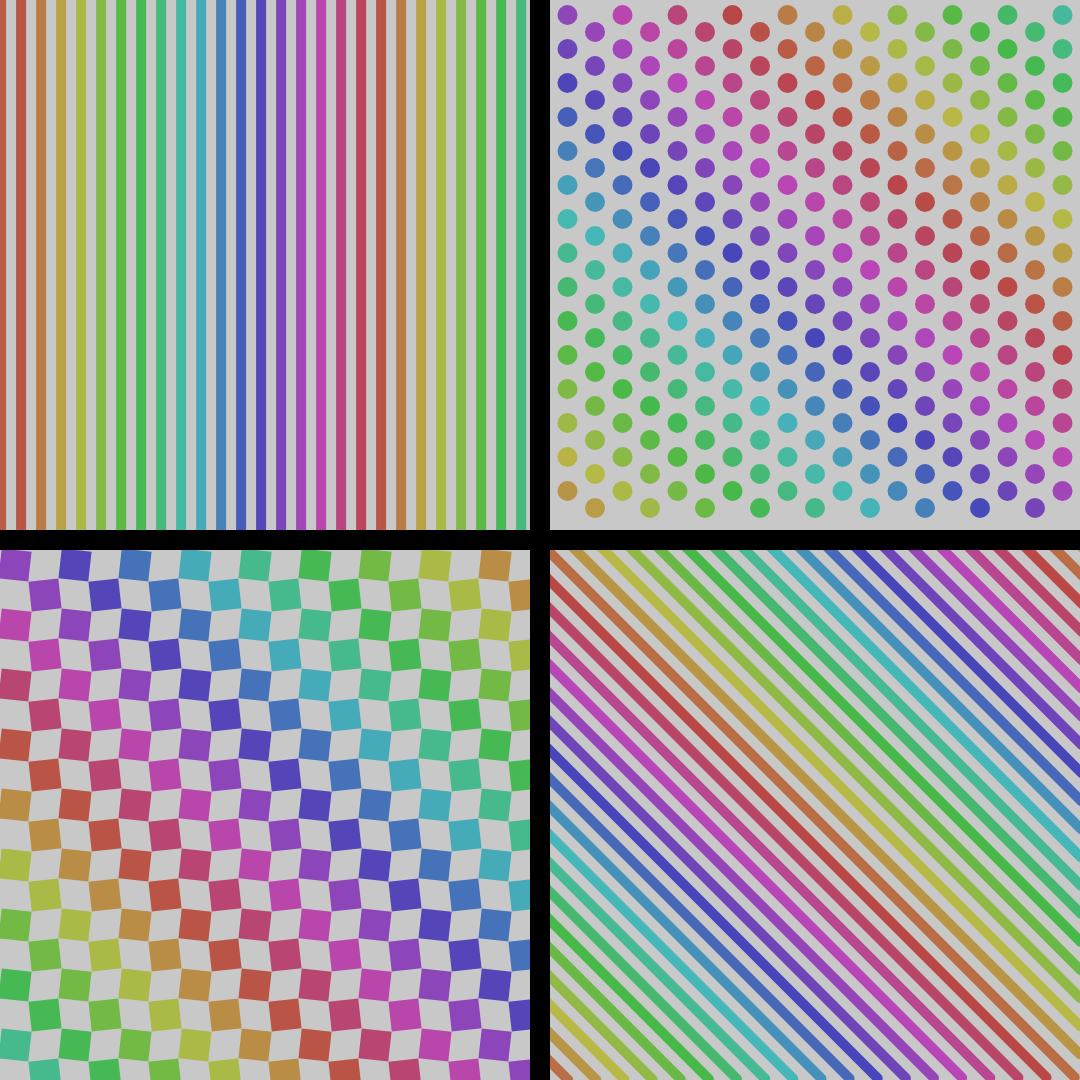
Frame 1 (no input)
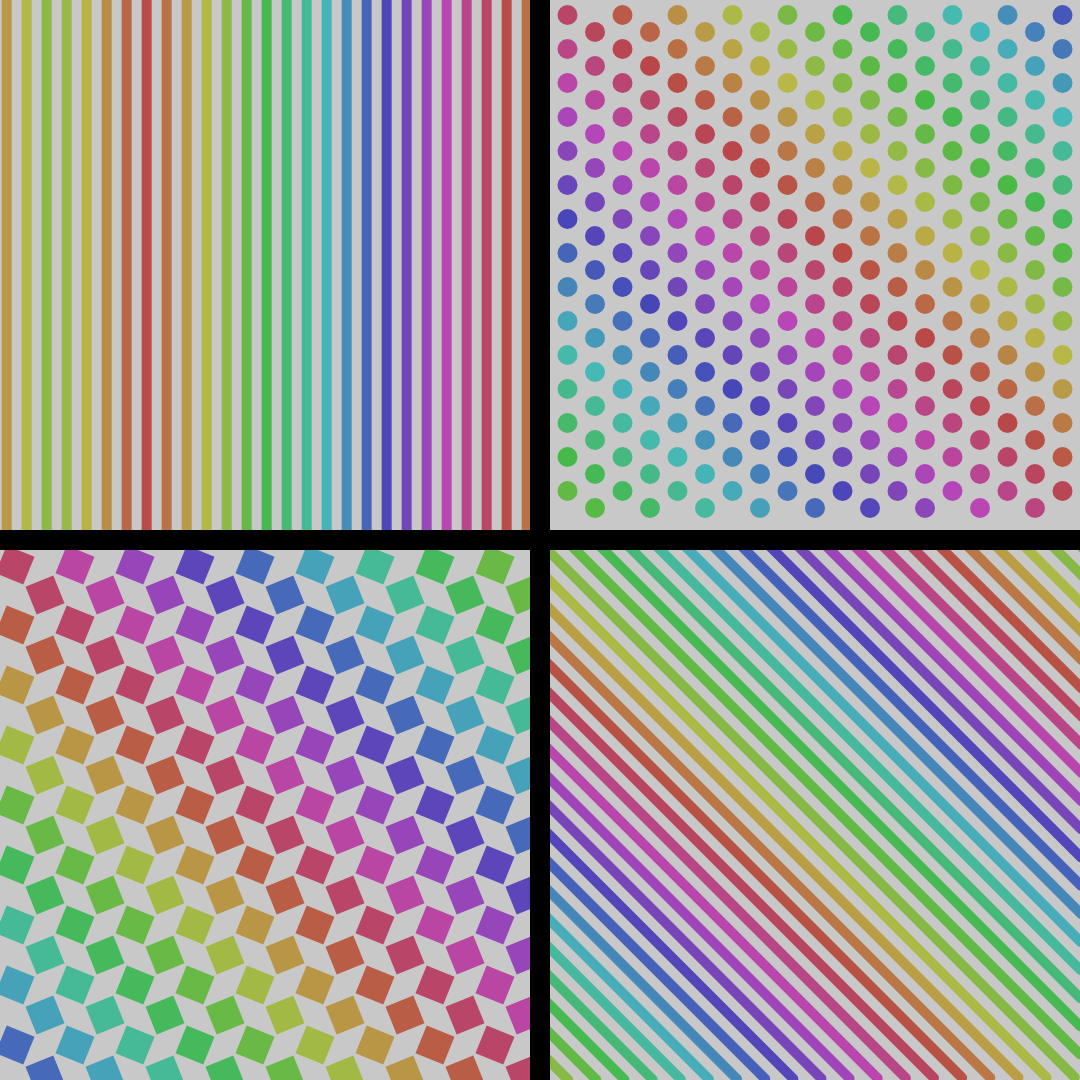
Frame 60 (no input)
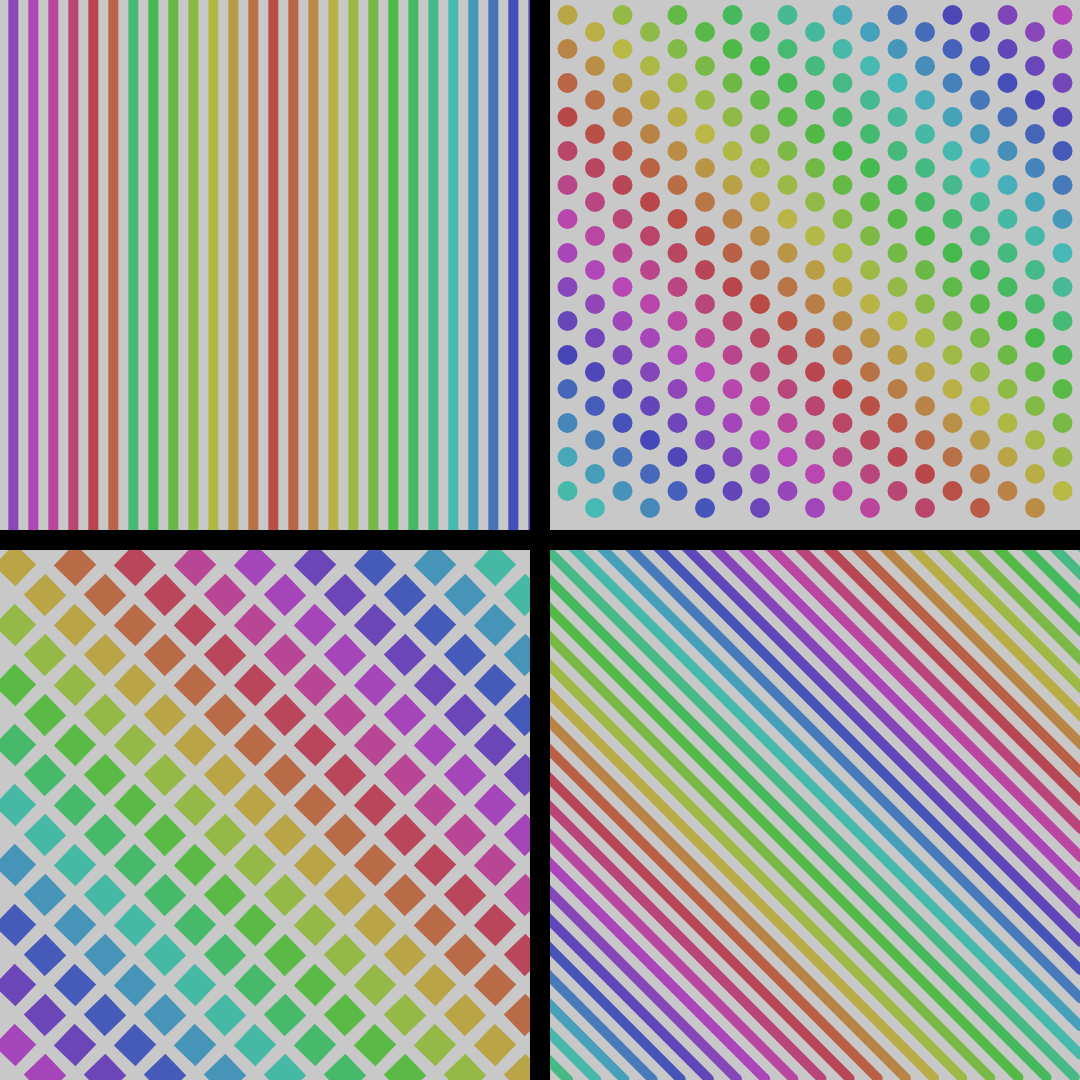
Frame 120 (the mouse pressed at the canvas centre since frame 60)

The p5.js sketch that drew these frames (run headless with seeded random() and noise() and a simulated clock; from frame 60 on, the mouse is pressed at the canvas centre):

// p5.js sketch
// ── sketch.js
let offset = 0;

function setup() {
  createCanvas(1080, 1080);
  frameRate(30);
  background(200);
}

function draw() {
  // Some time offset
  offset += deltaTime / 30;

  // Clear background
  colorMode("rgb");
  background(200);

  // Top left quadrant
  colorMode("hsl");
  strokeWeight(10);
  for (let i = 0; i < width / 2; i += 20) {
    stroke(Math.abs(Math.floor(i - 10 - offset)) % 360, 45, 50);
    // stroke(Math.floor(i - 10 + offset) % 360, 45, 50); // Static color
    // line((i + offset) % (width / 2), 0, i, height / 2 - 10); // Trippy
    line(
      (i + offset) % (width / 2),
      0,
      (i + offset) % (width / 2),
      height / 2 - 10
    );
  }

  // Top right quadrant
  colorMode("hsl");
  noStroke();
  for (let y = 15; y < height / 2 - 15; y += 17) {
    if (y % 2 === 0) {
      for (let x = width / 2; x < width; x += 55) {
        fill(Math.abs(Math.floor((-x + y) / 2 - offset)) % 360, 45, 50);
        circle(x, y, 20);
      }
    } else {
      for (let x = width / 2 + 27.5; x < width; x += 55) {
        fill(Math.abs(Math.floor((-x + y) / 2 - offset)) % 360, 45, 50);
        circle(x, y, 20);
      }
    }
  }

  // Bottom left quadrant
  colorMode("hsl");
  noStroke();
  for (let y = height / 2 + 10; y < height; y += 30) {
    for (let x = 0; x < width / 2 - 10; x += 30) {
      if (((y / 10) % 2 === 1) !== ((x / 10) % 2 === 1)) {
        fill(Math.abs(Math.floor((x - y) / 2 - offset)) % 360, 45, 50);
        push();
        translate(x + 15, y + 15);
        rotate((y / 10) % 2 === 1 ? offset / 10 : -offset / 10);
        square(-15, -15, 30);
        pop();
      }
    }
  }

  // Bottom right quadrant
  colorMode("hsl");
  strokeWeight(10);
  // Pythagorean theorem
  let hypotenuse = sqrt(Math.pow(height / 2, 2) + Math.pow(width / 2, 2));
  for (let i = 0; i < hypotenuse; i += 20) {
    stroke(Math.floor(i + offset) % 360, 45, 50);
    if (i === 0) {
      stroke(i % 360, 0, 50);
    }
    let x = Math.cos(PI / 4) * i;
    let y = Math.sin(PI / 4) * i;

    if (i < hypotenuse / 2) {
      elongate = i * 0.7;
    } else {
      elongate = 270 - (i - hypotenuse / 2) * 0.7;
    }
    line(
      width / 2 + x - elongate,
      height - y - elongate,
      width / 2 + x + elongate,
      height + elongate - y
    );
  }

  colorMode("rgb");
  strokeWeight(20);
  stroke(0);
  line(width / 2, 0, width / 2, height);
  line(0, height / 2, width, height / 2);
}
